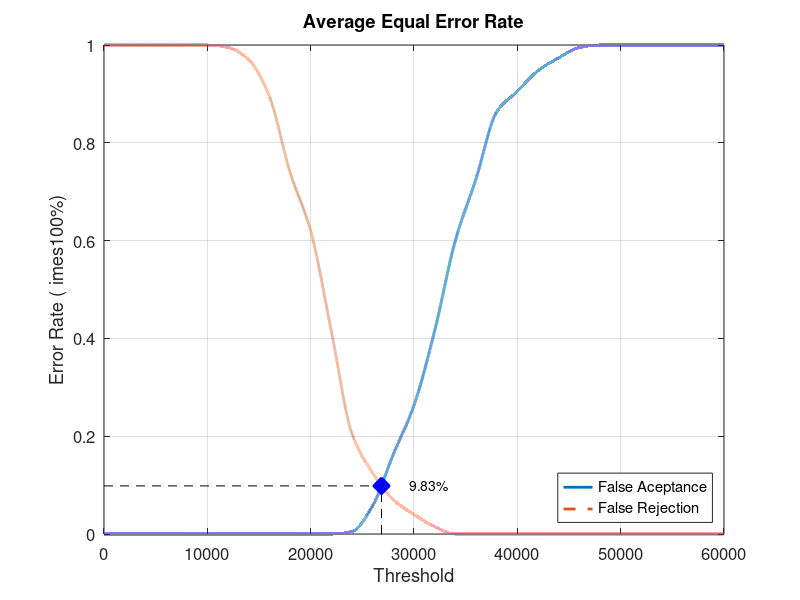
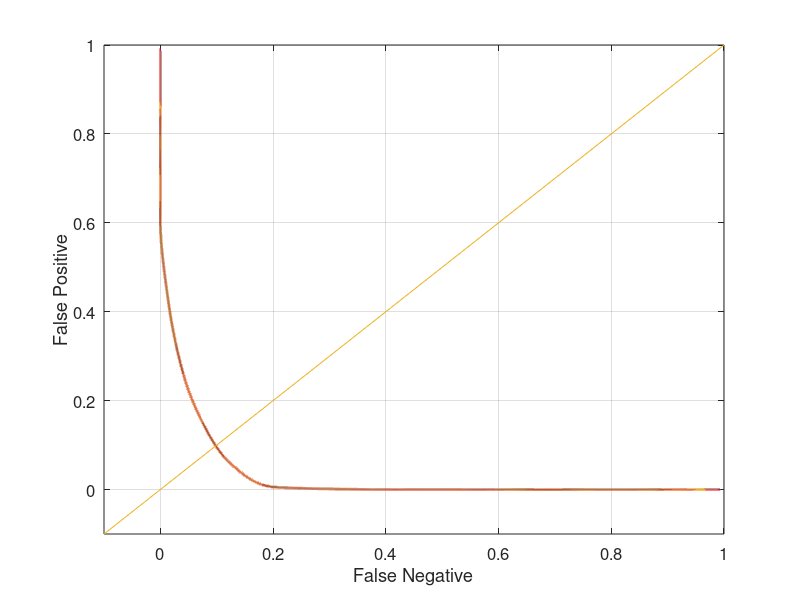

Here is the MATLAB script that generated these plots, in order:
close all;
clear;
clc;
x = 0:2000:60000;
xq = 0:0.5:60000;

y0 = [0 0 0 0 0 0 0 0 0 0 0 0 0.00526316 0.0578947 0.163158 0.263158 0.415789 0.6 0.726316 0.863158 0.905263 0.947368 0.973684 0.994737 1 1 1 1 1 1 1]
yy0 = interp1(x, y0, xq, 'pchip');
y1 = [1 1 1 1 1 1 0.995 0.97 0.895 0.74 0.62 0.415 0.205 0.125 0.07 0.04 0.015 0 0 0 0 0 0 0 0 0 0 0 0 0 0]
yy1 = interp1(x, y1, xq, 'pchip');

% Calculating EER: 
y2 = abs(y0 - y1);
find(y2 == min(y2))
yy2 = abs(yy0 - yy1);
xEER = find(yy2 == min(yy2));
xEERIndex = xq(xEER) % X-axis EER
yEER = yy0(xEER) % Y-axis EER

main = figure
plot(xq, yy0,'-','LineWidth', 2);	hold on
plot(xq, yy1,'--','LineWidth', 2);	hold on
plot([xEERIndex xEERIndex], [0 yEER], 'k--');	hold on
plot([0 xEERIndex], [yEER yEER], 'k--');	hold on
plot(xEERIndex, yEER, 'bx', 'LineWidth', 10);	hold on
text(xEERIndex + 10 * xEERIndex / 100, yEER, [num2str(round((10000 * yEER)) / 100) '%'])
legend('False Aceptance', 'False Rejection', 'Location', 'SouthEast')
xlabel('Threshold')
ylabel('Error Rate (	imes100%)')
title('Average Equal Error Rate')
set(gca, 'FontSize', 12)
axis([0 60000 0 1])
grid on

print(main, 'Database1_2Main', '-dpng');
FNRxFPR = figure('Color', [1 1 1]);
plot(yy1, yy0, '-', yy1, yy0, 'LineWidth', 2);
hold on
y = -0.1:0.1:1
plot(y, y); 
set(gca, 'FontSize', 12)
xlabel('False Negative')
ylabel('False Positive')
axis([-0.1 1 -0.1 1])
set(gca, 'FontSize', 12)
grid on

print(FNRxFPR, 'Database1_2FNRxFPR','-dpng');
